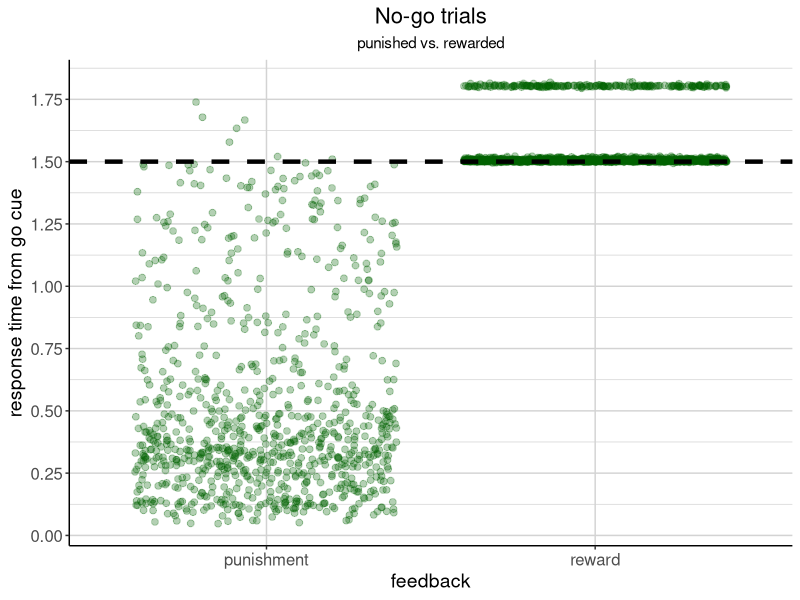
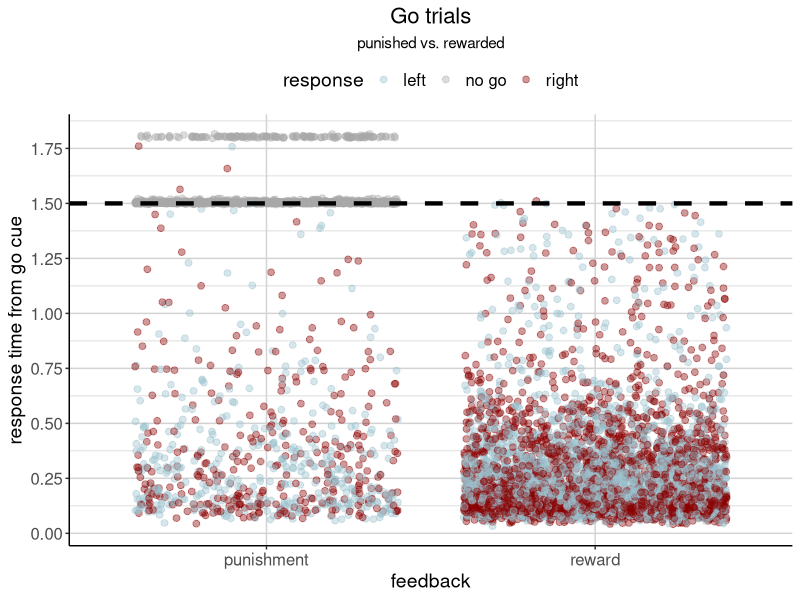
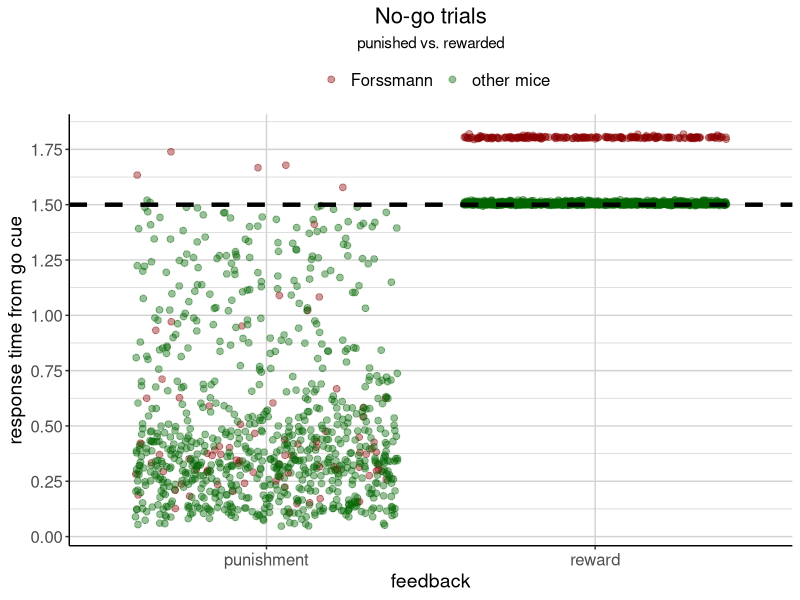
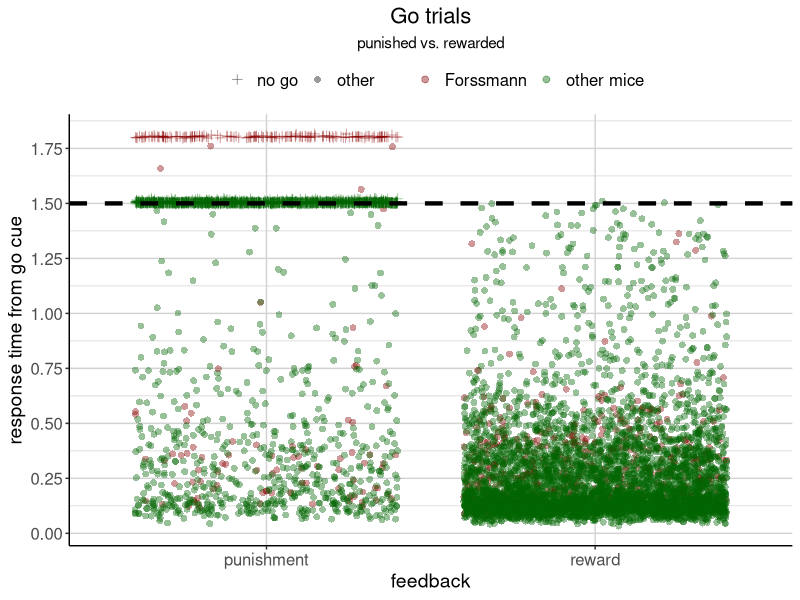
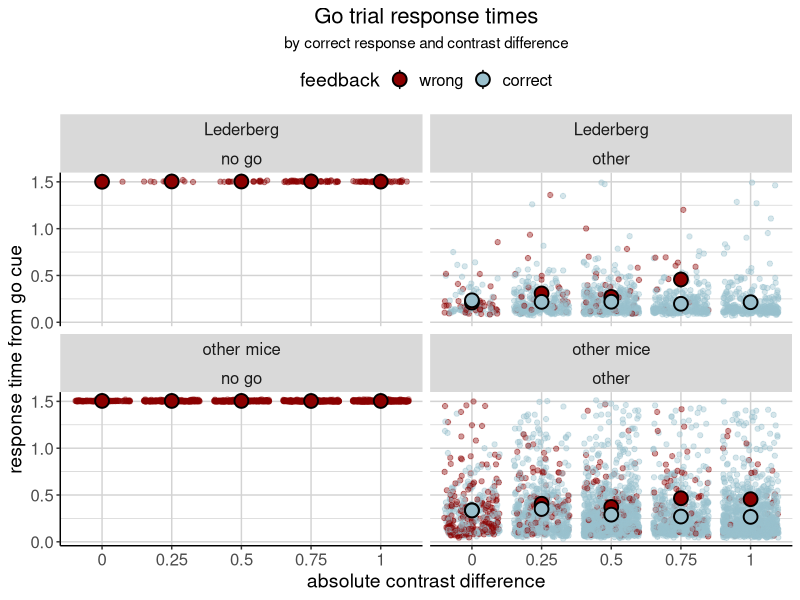
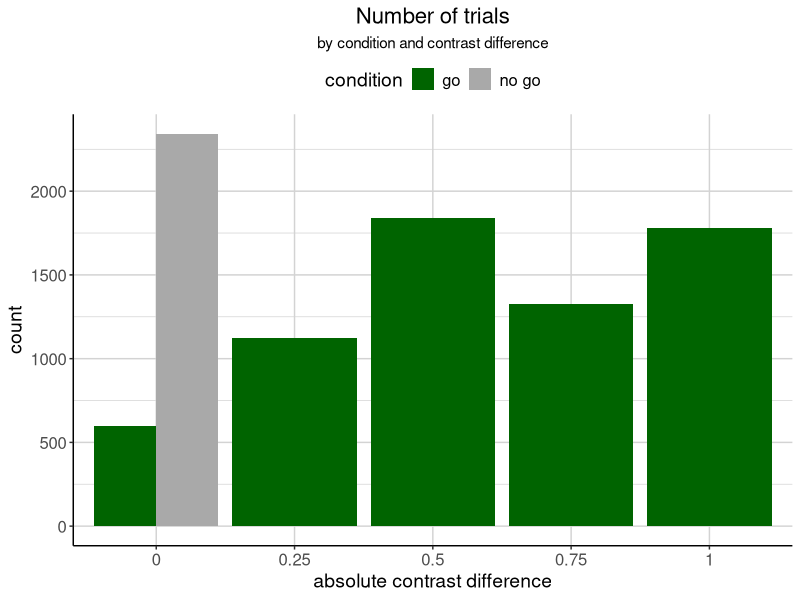
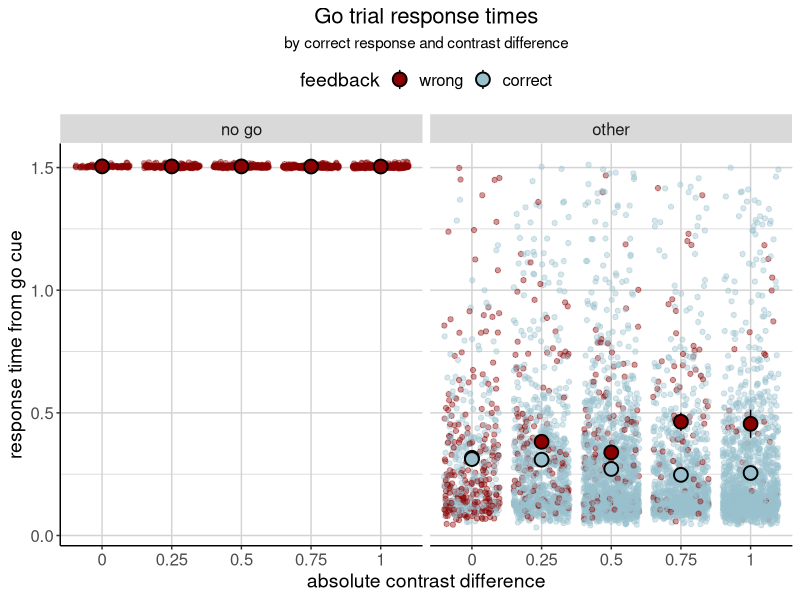
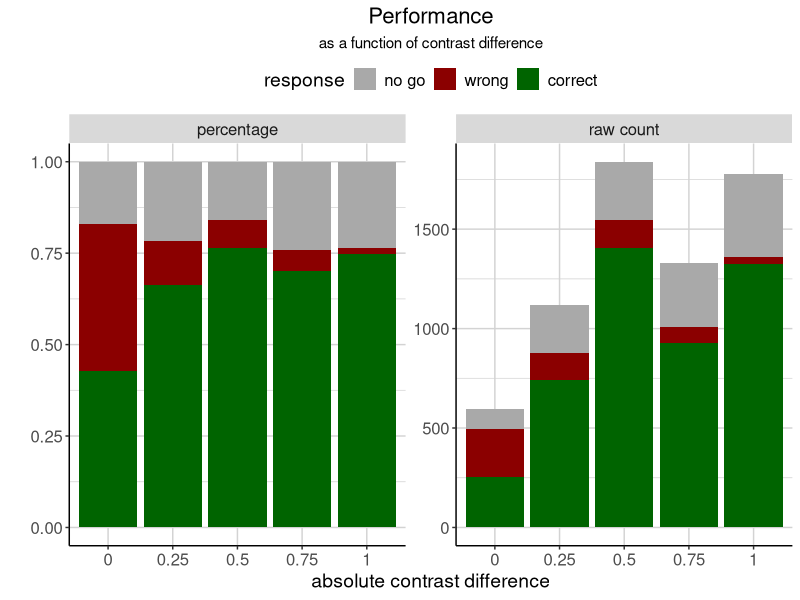

Write R code to recreate these figures, in order.
## ---- chunk 1
knitr::opts_chunk$set(echo = FALSE, message = FALSE, warning = FALSE)

library(tidyverse)
library(kableExtra)

data <- read.csv("./data/behavioral_data.csv") # load data

# plot theme
my_theme <- theme(legend.position = "top", 
                  plot.title = element_text(size = 16, hjust = 0.5),
                  plot.subtitle = element_text(hjust = 0.5),
                  axis.title = element_text(size = 14),
                  axis.text = element_text(size = 12),
                  axis.line = element_line(colour = "black"),
                  legend.text = element_text(size = 12), 
                  legend.title = element_text(size = 14),
                  panel.background = element_blank(),
                  panel.grid = element_line(colour = "light grey"),
                  strip.text = element_text(size = 12))
## ---- chunk 2
# Recode feedback type as string (-1; 1) -> (punishment; reward).
# Recode response as string (-1; 0; 1) -> (right; no go; left).
# Recode response again, but on a broader level: (-1; 1) -> other; 0 -> no go
data <- data %>% 
  mutate(feedback_type_rec = ifelse(feedback_type == 1, "reward", "punishment"),
         response_rec = case_when(response == -1 ~ "right",
                                  response == 1 ~ "left",
                                  response == 0 ~ "no go"),
         response_rec2 = ifelse(response_rec == "no go", "no go", "other"))
## ---- chunk 3
data %>% 
  filter(condition == "no_go") %>% 
  
  ggplot(aes(x = feedback_type_rec, y = response_time_diff)) +
  geom_jitter(colour = "darkgreen", alpha = .3, size = 2) +
  geom_hline(aes(yintercept = 1.5), colour = "black", size = 1.5, linetype = "dashed") +
  scale_y_continuous(breaks = seq(0, 2, .25)) +
  labs(title = "No-go trials", subtitle = "punished vs. rewarded",
       y = "response time from go cue", x = "feedback") +
  my_theme
## ---- chunk 4
data %>% 
  filter(condition == "go") %>% 
  
  ggplot(aes(x = feedback_type_rec, y = response_time_diff, colour = response_rec)) +
  geom_jitter(alpha = .4, size = 2) +
  geom_hline(aes(yintercept = 1.5), colour = "black", size = 1.5, linetype = "dashed") +
  scale_y_continuous(breaks = seq(0, 2, .25)) +
  scale_colour_manual("response", values = c("lightblue3", "darkgrey", "darkred")) +
  labs(title = "Go trials", subtitle = "punished vs. rewarded",
       y = "response time from go cue", x = "feedback") +
  my_theme
## ---- chunk 5
weird_RTs <- data %>% 
  filter(response_rec == "no go") %>% 
  mutate(response_time_split = ifelse(response_time_diff > 1.7, "high", "low"))
## ---- chunk 6
weird_RTs %>% 
  group_by(response_time_split, mouse) %>%
  count() %>% 
  kable(col.names = c("response time", "mouse", "count")) %>% 
  kable_styling("striped")
## ---- chunk 7
weird_RTs %>% 
  group_by(response_time_split, session) %>%
  count() %>% 
  head() %>% # only show first 6 rows
  kable(col.names = c("response time", "session", "count")) %>% 
  kable_styling("striped")
## ---- chunk 8
data %>% 
  filter(condition == "no_go") %>% 
  mutate(Forssmann = ifelse(mouse == "Forssmann", "Forssmann", "other mice")) %>% 
  
  ggplot(aes(x = feedback_type_rec, y = response_time_diff, colour = Forssmann)) +
  geom_jitter(alpha = .4, size = 2) +
  geom_hline(aes(yintercept = 1.5), colour = "black", size = 1.5, linetype = "dashed") +
  scale_y_continuous(breaks = seq(0, 2, .25)) +
  scale_colour_manual("", values = c("darkred", "darkgreen")) +
  labs(title = "No-go trials", subtitle = "punished vs. rewarded",
       y = "response time from go cue", x = "feedback") +
  my_theme
## ---- chunk 9
data %>% 
  filter(condition == "go") %>% 
  mutate(Forssmann = ifelse(mouse == "Forssmann", "Forssmann", "other mice")) %>% 
  
  ggplot(aes(x = feedback_type_rec, y = response_time_diff, colour = Forssmann,
             shape = response_rec2)) +
  geom_jitter(alpha = .4, size = 2) +
  geom_hline(aes(yintercept = 1.5), colour = "black", size = 1.5, linetype = "dashed") +
  scale_y_continuous(breaks = seq(0, 2, .25)) +
  scale_colour_manual("", values = c("darkred", "darkgreen")) +
  scale_shape_manual("", values = c(3, 16)) +
  labs(title = "Go trials", subtitle = "punished vs. rewarded",
       y = "response time from go cue", x = "feedback") +
  my_theme
## ---- chunk 10
# data without Forssmann
data_wof <- data %>% 
  filter(mouse != "Forssmann")
## ---- chunk 11
data_wof %>% 
  filter(condition == "go") %>% 
  mutate(Lederberg = ifelse(mouse == "Lederberg", "Lederberg", "other mice")) %>% 
  
  ggplot(aes(x = factor(contrast_diff_abs), y = response_time_diff, colour = feedback_type_rec)) +
  geom_jitter(alpha = .4) +
  stat_summary(aes(fill = feedback_type_rec), size = 1, shape = 21, colour = "black") +
  theme(legend.position = "top") +
  facet_wrap(Lederberg~response_rec2) +
  scale_colour_manual("feedback", values = c("darkred", "lightblue3"), labels = c("wrong", "correct")) +
  scale_fill_manual("feedback", values = c("darkred", "lightblue3"), labels = c("wrong", "correct")) +
  labs(title = "Go trial response times", subtitle = "by correct response and contrast difference",
       y = "response time from go cue", x = "absolute contrast difference") +
  my_theme
## ---- chunk 12
# Anyways. Goodbye, Lederberg.
data <- data %>% 
  filter(mouse != "Lederberg")
## ---- chunk 13
data_wof %>% 
  group_by(contrast_diff_abs, condition) %>% 
  count() %>% 
  
  ggplot(aes(x = factor(contrast_diff_abs), y = n, fill = condition)) +
  geom_col(position = "dodge") +
  scale_fill_manual(values = c("darkgreen", "darkgrey"), labels = c("go", "no go")) +
  labs(title = "Number of trials", subtitle = "by condition and contrast difference",
       y = "count", x = "absolute contrast difference") +
  my_theme
## ---- chunk 14
correct_response_counts <- data_wof %>% 
  filter(condition == "go") %>%
  group_by(feedback_type_rec, contrast_diff_abs, response_rec2) %>% 
  count()

easy_wrong <- correct_response_counts$n[correct_response_counts$contrast_diff_abs == 1 & 
                                          correct_response_counts$response_rec2 == "other" &
                                          correct_response_counts$feedback_type_rec == "punishment"]

easy_nogo <- correct_response_counts$n[correct_response_counts$contrast_diff_abs == 1 & 
                                         correct_response_counts$response_rec2 == "no go"]

out_of_easy <- sum(correct_response_counts$n[correct_response_counts$contrast_diff_abs == 1])
## ---- chunk 15
data_wof %>% 
  filter(condition == "go") %>% 
  
  ggplot(aes(x = factor(contrast_diff_abs), y = response_time_diff, colour = feedback_type_rec)) +
  geom_jitter(alpha = .4) +
  stat_summary(aes(fill = feedback_type_rec), size = 1, shape = 21, colour = "black") +
  theme(legend.position = "top") +
  facet_wrap(~response_rec2) +
  scale_colour_manual("feedback", values = c("darkred", "lightblue3"), labels = c("wrong", "correct")) +
  scale_fill_manual("feedback", values = c("darkred", "lightblue3"), labels = c("wrong", "correct")) +
  labs(title = "Go trial response times", subtitle = "by correct response and contrast difference",
       y = "response time from go cue", x = "absolute contrast difference") +
  my_theme
## ---- chunk 16
# Have only the go trials.
# Recode the feedback type and the response type so we have one column that codes whether the mice made the correct
# choice, the wrong choice or a no-go response.
data_wof_go <- data_wof %>%
  filter(condition == "go") %>% 
  mutate(response_type = case_when(feedback_type_rec == "reward" ~ "correct",
                                   response_rec2 == "no go" ~ "no go",
                                   feedback_type_rec == "punishment" & response_rec2 == "other" ~ "wrong"),
         response_type = factor(response_type, levels = c("no go", "wrong", "correct")))
## ---- chunk 17
contrast_performance <- data_wof_go %>% 
  group_by(response_type, contrast_diff_abs) %>% 
  count() %>% 
  # calculate percentage per contrast difference
  group_by(contrast_diff_abs) %>% 
  mutate(percentage = n/sum(n)) %>% 
  # transform into long format for plotting raw numbers and percentages as facets
  pivot_longer(cols = c(n, percentage), names_to = "type") %>% 
  mutate(type = ifelse(type == "n", "raw count", type))
## ---- chunk 18
contrast_performance %>% 
  ggplot(aes(x = factor(contrast_diff_abs), y = value, fill = response_type)) +
  geom_col() +
  scale_fill_manual("response", values = c("darkgrey", "darkred", "darkgreen")) +
  facet_wrap(~type, scales = "free") +
  labs(title = "Performance", subtitle = "as a function of contrast difference",
       y = "", x = "absolute contrast difference") +
  my_theme
